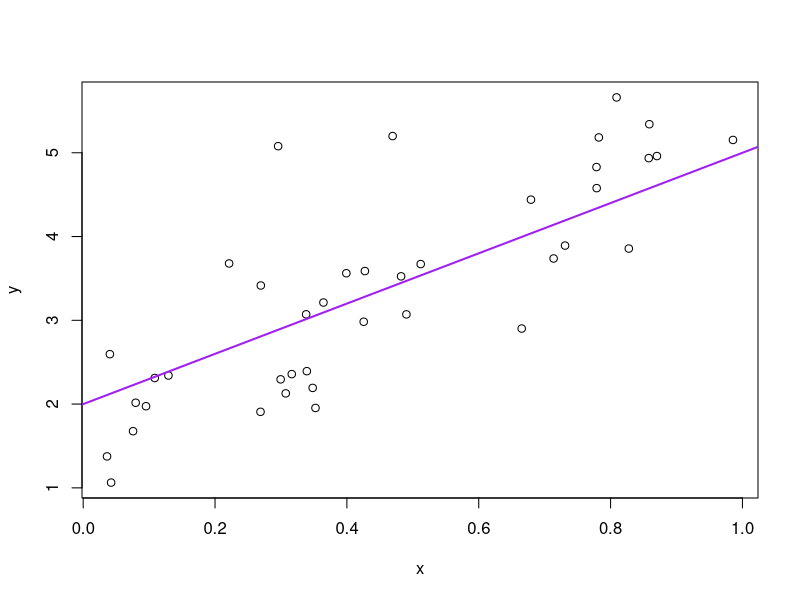

The R source for this figure:
## ---- chunk 1
## Jenny's code
a <- 2
b <- 3
sig_sq <- 0.5
x <- runif(40)
y <- a + b * x + rnorm(40, sd = sqrt(sig_sq))
(avg_x <- mean(x))

plot(x, y)
abline(a, b, col = "purple", lwd = 2)
#dev.print("my_purple_line.pdf")
